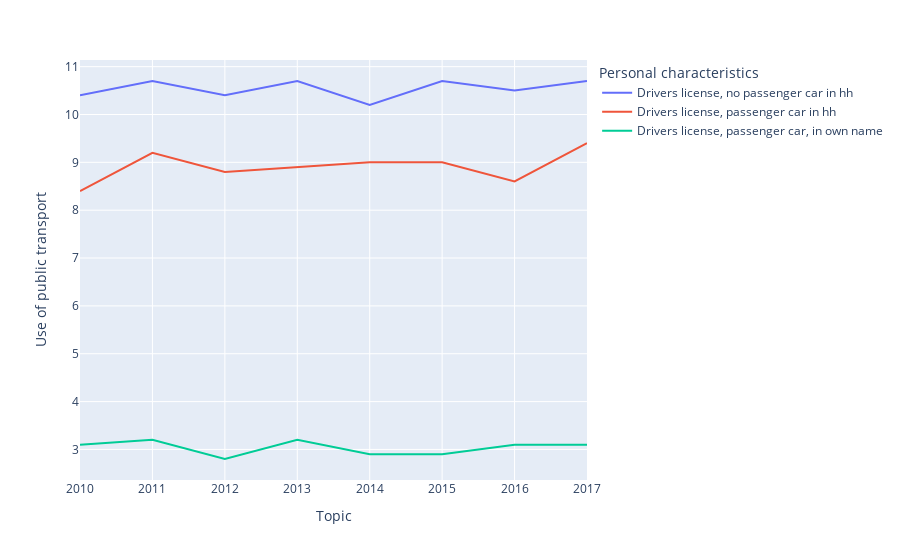

This figure's notebook cell:
### Code cell
# First we create a series named mask to indicate which values contain info about car ownership
mask = df['Personal characteristics'].str.startswith(('Driv','No'))
# Then the dataframe is made with this info 
df_drivers_licence = df[mask]
# Lastly the dataframe is plotted
fig = px.line(df_drivers_licence, y='Use of public transport', x='Topic', color='Personal characteristics')
fig.show()

### Figure 1 — Plotly figure (JSON) as saved in the notebook; plotly's stock layout.template omitted (floating-point values rounded to 4 significant figures)
{"data": [{"hovertemplate": "Personal characteristics=Drivers license, no passenger car in hh<br>Topic=%{x}<br>Use of public transport=%{y}<extra></extra>", "legendgroup": "Drivers license, no passenger car in hh", "line": {"color": "#636efa", "dash": "solid"}, "marker": {"symbol": "circle"}, "mode": "lines", "name": "Drivers license, no passenger car in hh", "orientation": "v", "showlegend": true, "type": "scatter", "x": [2010, 2011, 2012, 2013, 2014, 2015, 2016, 2017], "xaxis": "x", "y": [10.4, 10.7, 10.4, 10.7, 10.2, 10.7, 10.5, 10.7], "yaxis": "y"}, {"hovertemplate": "Personal characteristics=Drivers license, passenger car in hh<br>Topic=%{x}<br>Use of public transport=%{y}<extra></extra>", "legendgroup": "Drivers license, passenger car in hh", "line": {"color": "#EF553B", "dash": "solid"}, "marker": {"symbol": "circle"}, "mode": "lines", "name": "Drivers license, passenger car in hh", "orientation": "v", "showlegend": true, "type": "scatter", "x": [2010, 2011, 2012, 2013, 2014, 2015, 2016, 2017], "xaxis": "x", "y": [8.4, 9.2, 8.8, 8.9, 9, 9, 8.6, 9.4], "yaxis": "y"}, {"hovertemplate": "Personal characteristics=Drivers license, passenger car, in own name<br>Topic=%{x}<br>Use of public transport=%{y}<extra></extra>", "legendgroup": "Drivers license, passenger car, in own name", "line": {"color": "#00cc96", "dash": "solid"}, "marker": {"symbol": "circle"}, "mode": "lines", "name": "Drivers license, passenger car, in own name", "orientation": "v", "showlegend": true, "type": "scatter", "x": [2010, 2011, 2012, 2013, 2014, 2015, 2016, 2017], "xaxis": "x", "y": [3.1, 3.2, 2.8, 3.2, 2.9, 2.9, 3.1, 3.1], "yaxis": "y"}], "layout": {"legend": {"title": {"text": "Personal characteristics"}, "tracegroupgap": 0}, "margin": {"t": 60}, "xaxis": {"anchor": "y", "domain": [0, 1], "title": {"text": "Topic"}}, "yaxis": {"anchor": "x", "domain": [0, 1], "title": {"text": "Use of public transport"}}}}
